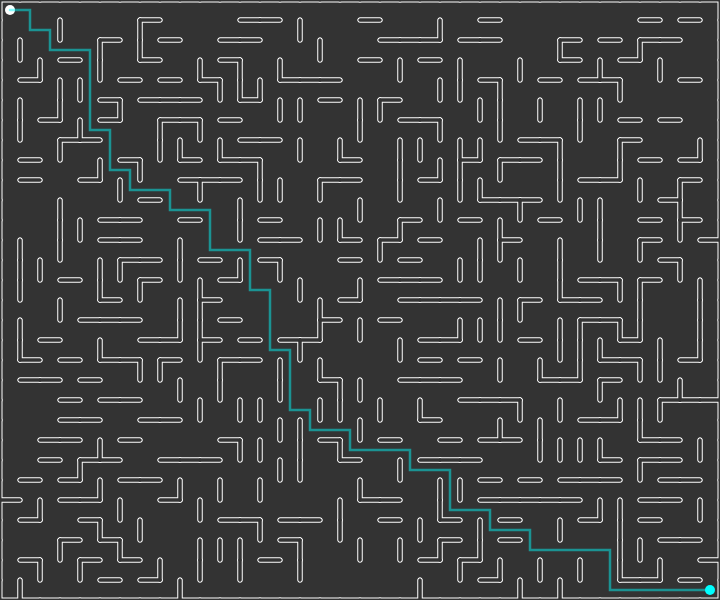
Frame 1 (no input)
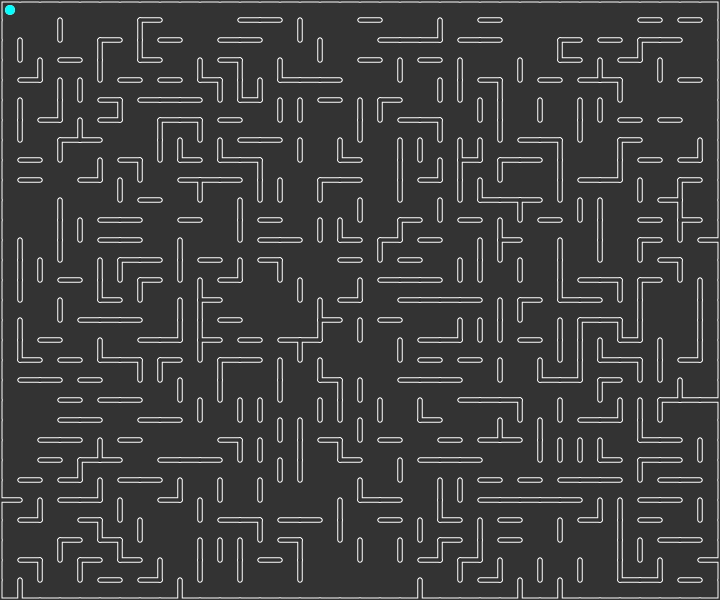
Frame 60 (no input)
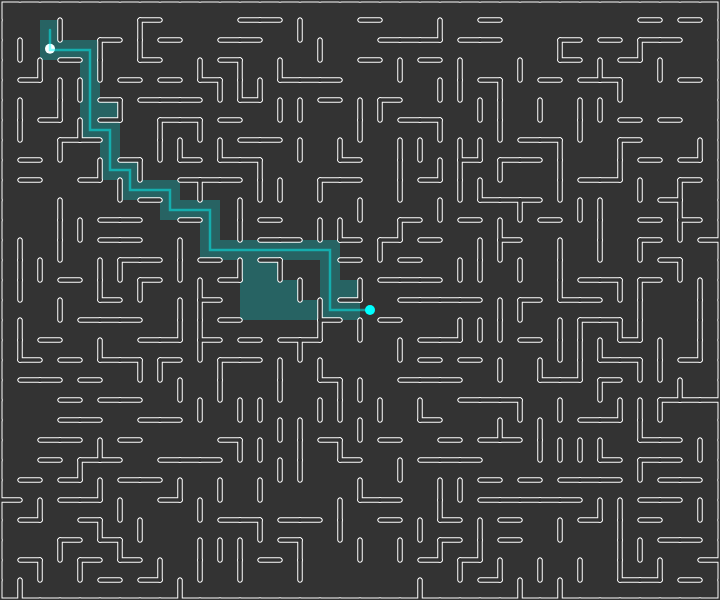
Frame 120 (the mouse pressed at the canvas centre since frame 60)

The p5.js sketch that drew these frames (run headless with seeded random() and noise() and a simulated clock; from frame 60 on, the mouse is pressed at the canvas centre):

// p5.js sketch
// ── sketch.js
let cols, rows;
let size = 20;
let grid = [];
let stack = [];


let realTime = true;
let framerate = 30;
let frameCount = 0;
let updateFrequency = 15;

let path;
let current;
let goal;
let player;

let theme;
let pacman = false;
let verbose = true;
let exploredCells = [];
let mazeMap = false;


function setup() {
	createCanvas(720, 600);
	frameRate(framerate);
	cols = floor(width / size);
	rows = floor(height / size);

	theme = {
		background: color(51),
		walls: color(255),
		goal: color(0, 255, 255),
		player: color(0, 255, 255),
		path: color(0, 255, 255, 120),
		enemy: color(255)
	}
	if (pacman) {
		theme = {
			background: color(0),
			walls: color(0, 0, 255),
			goal: color(255, 255, 0),
			player: color(255, 255, 0),
			path: color(255, 184, 222, 120),
			enemy: color(255, 184, 222)
		}

	}

	for (let r = 0; r < rows; r++) {
		for (let c = 0; c < cols; c++) {
			grid.push(new Cell(r, c));
		}
	}

	current = grid[0];
	goal = grid[grid.length - 1];
	maze(true);
	if(!mazeMap) {
		randomMap(true);
	}
	enemy = new Enemy(0, 0);
	if(pacman) {
		player = new Player();
	}
}

function draw() {
	background(theme.background);
	highlightCells(exploredCells);

	if(pacman) {
		player.update();
		player.show();
	}

	for (const cell of grid) {
		cell.show(size / 4, theme.walls);
	}
	for (const cell of grid) {
		cell.show(size / 4 - 2, theme.background);
	}

	enemy.step();
	enemy.show();
	// alert('imad');
	if(!pacman) {
		showGoal();
	}
	if (frameCount % updateFrequency == 0) {
		path = enemy.findPath(goal.r, goal.c);
		let newCell = path[1];
		if (newCell) {
			enemy.update(newCell);
		} else {
			enemy.dir = {
				x: 0,
				y: 0
			}
		}

	}
	if (realTime) {
		let r, c;
		if(pacman) {
			c = floor(min(player.x, width) / size);
			r = floor(min(player.y, height) / size);
		} else {
			c = floor(min(mouseX, width) / size);
			r = floor(min(mouseY, height) / size);
		}
		if (grid[getIndex(r, c)]) {
			goal = grid[getIndex(r, c)];
		}
	}
	frameCount = (frameCount + 1) % framerate;

	showPath(path);
	// noLoop();
}


// Handeling events
function mousePressed() {
	let c = floor(mouseX / size);
	let r = floor(mouseY / size);
	goal = grid[getIndex(r, c)];
	// console.log(goal.cell);
}

function keyPressed() {
	// console.log(keyCode);
	if (keyCode === ESCAPE) {
		// console.log('yes')
		noLoop();
	} else if (keyCode === LEFT_ARROW) {
		player.dir = { x: -1, y: 0 }
	} else if (keyCode === RIGHT_ARROW) {
		player.dir = { x: 1, y: 0 }
	} else if (keyCode === UP_ARROW) {
		player.dir = { x: 0, y: -1 }
	} else if (keyCode === DOWN_ARROW) {
		player.dir = { x: 0, y: 1 }
	}
}
// ── AStar.js
class AStar {
    constructor(grid, start, end) {
        this.grid = grid;
        this.start = start;
        this.end = end;

        this.currentNode = start;

        this.openSet = [start];
        this.closedSet = [];

    }

    getNeighbors() {
        let c = this.currentNode.c;
        let r = this.currentNode.r;
        let neighbors = [];

        if (this.grid[r - 1]) {
            neighbors.push()
        }

        if (this.grid[r][c - 1]) {

        }

        if (this.grid[r + 1]) {

        }

        if (this.grid[r][c + 1]) {

        }
    }

    heuristic(a) {
        return max(
            abs(a.i - this.goal.i),
            abs(a.j - this.goal.j)
        );
    }
    removeFromArray(arr, elt) {
        // Could use indexOf here instead to be more efficient
        for (var i = arr.length - 1; i >= 0; i--) {
            if (arr[i] == elt) {
                arr.splice(i, 1);
            }
        }
    }

    step() {
        
    }

}
// ── Cell.js

function Cell(r, c) {
	this.c = c;
	this.r = r;
	this.walls = [true, true, true, true];
	this.visited = false;
	this.neighbors = [];
	this.cost = 0;

	this.show = function (s, c) {
		// debugger;
		let w = size;
		let x = this.c * w;
		let y = this.r * w;

		stroke(c);
		// strokeCap(PROJECT);
		strokeWeight(s);

		// top
		if (this.walls[0])
			line(x, y, x + w, y);

		// right
		if (this.walls[1])
			line(x + w, y, x + w, y + w);

		// bottom
		if (this.walls[2])
			line(x, y + w, x + w, y + w);

		// left
		if (this.walls[3])
			line(x, y, x, y + w);

	}

	this.checkNeighbors = function () {
		let neighbors = [];

		let top = grid[getIndex(this.r - 1, this.c)];
		let right = grid[getIndex(this.r, this.c + 1)];
		let bottom = grid[getIndex(this.r + 1, this.c)];
		let left = grid[getIndex(this.r, this.c - 1)];

		(top && !top.visited) && neighbors.push(top);
		(right && !right.visited) && neighbors.push(right);
		(bottom && !bottom.visited) && neighbors.push(bottom);
		(left && !left.visited) && neighbors.push(left);

		let rIndex = floor(random() * neighbors.length);
		n = neighbors[rIndex];
		if (n) {
			let alreadyNeigbor = false;
			for (const neighbor of this.neighbors) {
				if (n == neighbor) {
					alreadyNeigbor = true;
				}
			}
			if (!alreadyNeigbor) {
				this.neighbors.push(n);
				n.neighbors.push(this);
			}
		}
		return n;
	}

}

// ── Enemy.js

function Enemy(r, c) {
	this.r = r;
	this.c = c;
	this.prevr = r;
	this.prevc = c;
	this.x = c * size;
	this.y = r * size;
	this.dir = {
		x: 0,
		y: 0
	}

	this.cell = grid[getIndex(r, c)];

	this.update = function (cell) {
		// debugger;
		this.dir = getDirection(this, cell);
		this.cell = cell;
		this.prevr = this.r;
		this.prevc = this.c;
		this.r = cell.r;
		this.c = cell.c;
		this.x = this.prevc * size;
		this.y = this.prevr * size;
	}

	this.step = function () {
		if (this.dir) {
			// console.log('step');
			this.x = this.x + this.dir.x * size / updateFrequency;
			this.y = this.y + this.dir.y * size / updateFrequency;
			// console.log(this.dir);
			// console.log(this.dir.x * (updateFrequency / framerate) * size);
		}
	}

	this.findPath = function (r, c) {
		// debugger;
		let openList = [this.cell];
		let closedList = [];
		let goalCell = grid[getIndex(r, c)];
		let currentCell;
		let path = [];
		let visited = [];
		for (const i in grid) {
			visited.push(false);
			grid[i].cost = Infinity;
			grid[i].heuristic = Infinity;
			grid[i].parent = undefined;
		}
		this.cell.cost = 0;
		// alert(openList.length);
		// let closedList = [];
		while (openList.length > 0) {

			openList.sort((x, y) => y.f - x.f);
			// console.log(openList);
			// debugger;
			currentCell = openList.pop();

			if (currentCell == goalCell) {
				break;
			}

			closedList.push(currentCell);
			// visited[getIndex(currentCell.r, currentCell.c)] = true;

			// debugger;
			for (const n of currentCell.neighbors) {
				if (closedList.includes(n))
					continue;

				n.heuristic = manhattanDistance(n, goalCell);
				let newCost = currentCell.cost + 1;

				if (!openList.includes(n)) {
					// n.parent = currentCell;
					openList.push(n);
				} else if (newCost >= n.cost) {
					continue;
				}
				n.parent = currentCell;
				n.cost = newCost;
				n.f = n.cost + n.heuristic;
			}

			// console.log(openList);

		}
		while (currentCell) {
			path.unshift(currentCell);
			currentCell = currentCell.parent;
		}
		exploredCells = closedList;
		// alert('hoorey')
		// console.log(path);
		return path;

	}

	this.show = function () {
		fill(theme.enemy);
		noStroke();
		ellipse(this.x + size / 2, this.y + size / 2, size * 0.5);
	}
}
// ── Player.js
function Player() {
	this.x = goal.c * size + size / 2;
	this.y = goal.r * size + size / 2;
	this.s = (framerate / updateFrequency) * 1.5;
	this.dir = {
		x: 0,
		y: 0
	}
	this.show = function () {
		fill(theme.player);
		noStroke()
		ellipse(this.x, this.y, size / 2);
	}
	
	this.update = function () {
		this.x += this.dir.x * this.s;
		this.y += this.dir.y * this.s;
		
		if (!((this.x - (size / 2)) > 0 && (this.x - size / 2) < width - size)) {
			this.dir.x = 0;
		} 
		if(!((this.y - size / 2) > 0 && (this.y - size / 2) < height - size)) {
			this.dir.y = 0;
		}

	}

}

// ── helper.js
function showGoal() {
	fill(theme.goal);
	noStroke();
	ellipse(goal.c * size + size / 2, goal.r * size + size / 2, size / 2);
}


function randomMap() {
	for (const cell of grid) {
		let n = cell.checkNeighbors();
		if (n)
			removeWalls(cell, n);

	}
}

function maze(instant) {
	if (instant) {
		while (true) {
			current.visited = true;
			let next = current.checkNeighbors();
			if (next) {
				stack.push(current);
				removeWalls(current, next);
				current = next;
			} else if (stack.length > 0) {
				current = stack.pop();
			} else {
				// noLoop();
				for (const cell of grid) {
					cell.visited = false;
				}
				break;
			}
		}

	} else {
		current.visited = true;
		let next = current.checkNeighbors();
		if (next) {
			stack.push(current);
			removeWalls(current, next);
			current = next;
		} else if (stack.length > 0) {
			current = stack.pop();
		} else {
			for (const cell of grid) {
				cell.visited = false;
			}
			// noLoop();
		}
	}

}

function getIndex(r, c) {
	if (c > cols - 1 || r > rows - 1 || r < 0 || c < 0)
		return -1;
	return c + cols * r;
}

function removeWalls(a, b) {
	let x = a.c - b.c;
	let y = a.r - b.r;

	if (x === 1) {
		a.walls[3] = false;
		b.walls[1] = false;
	}
	if (x === -1) {
		a.walls[1] = false;
		b.walls[3] = false;
	}

	if (y === 1) {
		a.walls[0] = false;
		b.walls[2] = false;
	}
	else if (y === -1) {
		a.walls[2] = false;
		b.walls[0] = false;
	}


}

function manhattanDistance(c1, c2) {
	return abs(c1.c - c2.c) + abs(c1.r - c2.r)
}

function showPath(path) {
	strokeWeight(size / 8);
	stroke(theme.path);
	beginShape();
	noFill();
	for (const cell of path) {
		// fill(0, 255, 0);
		vertex(cell.c * size + size / 2, cell.r * size + size / 2);
	}
	endShape();
}

function getDirection(c1, c2) {
	let x = c2.c - c1.c;
	let y = c2.r - c1.r;
	return { x, y };
}

function highlightCells(cells) {
	for (const cell of cells) {
		let x = cell.c * size;
		let y = cell.r * size;
		noStroke();
		fill(0,255, 255, 60);
		rect(x, y, size, size);
	}
}
